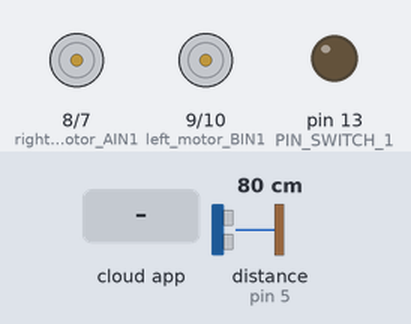
This sketch was run on a simulated Arduino Uno, built with avr-gcc and run on an emulated ATmega328P. Shown: motor-driver pin pairs drawn as motors (green arrow = first pin HIGH = forward, orange = second pin HIGH = backward, longer = more drive, scaled by the enable pin), output pins drawn as LEDs (lit = HIGH). Wiring (inferred from the names in the program): ultrasonic range finder: trigger pin 4; echo pin 5. The inputs (shaded band) are chosen by the test bench; at power-on: distance to the obstacle (sensor on pin 5) 80 cm. The echo pulse lasts 58.3 µs per cm; the RemoteXY app is connected; pins used as bus, display or sensor lines are not drawn; what the sketch prints to the serial monitor is not drawn.

Above: at 1.2 s.
1.3 s: the phone or cloud app sets joystick_1_x to -100
At 2.4 s:
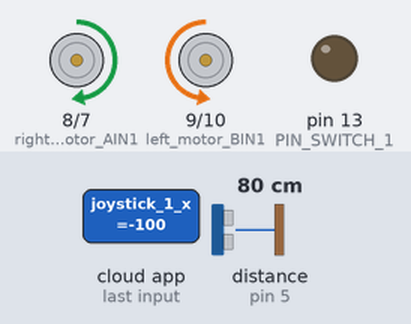
2.8 s: distance to the obstacle (sensor on pin 5) set to 13 cm
4.3 s: distance to the obstacle (sensor on pin 5) set to 10 cm
At 5.5 s:
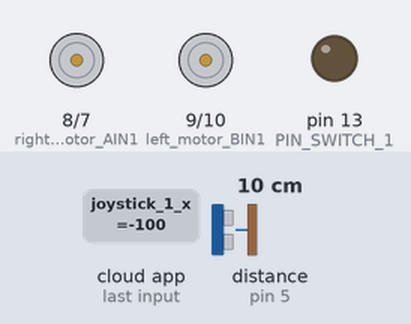
5.8 s: the phone or cloud app sets switch_1 to 1
At 6.6 s:
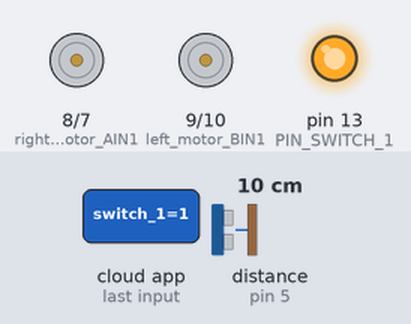
7.3 s: the phone or cloud app sets joystick_1_y to 100
8.8 s: distance to the obstacle (sensor on pin 5) set to 18 cm
Timing chart, 0 to 11.3 s (numbered marks = the images above; inputs shaded):
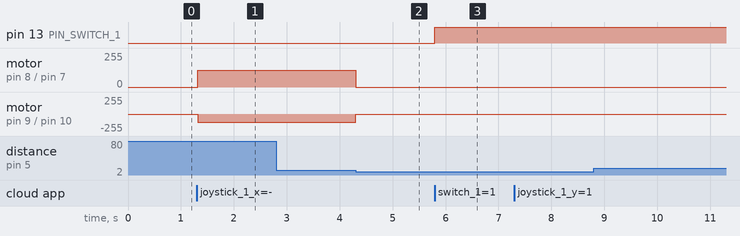

Measured:
- the behaviour switches between 12 and 11 cm on distance to the obstacle (sensor on pin 5) (found by bisection; images 1 and 2)
- after the input at 1.3 s, motor on pin 8 (right_motor_AIN1) / pin 7 (right_motor_AIN2): stopped → forward 127/255 at once; motor on pin 9 (left_motor_BIN1) / pin 10 (left_motor_BIN2): stopped → backward 127/255 at once
- after the input at 4.3 s, motor on pin 8 (right_motor_AIN1) / pin 7 (right_motor_AIN2): forward 127/255 → stopped at once; motor on pin 9 (left_motor_BIN1) / pin 10 (left_motor_BIN2): backward 127/255 → stopped at once
- after the input at 5.8 s, pin 13 (PIN_SWITCH_1): LOW → HIGH at once

The sketch:

arduino_code.ino
```cpp
// RemoteXY select connection mode and include library
#define REMOTEXY_MODE__SOFTSERIAL
#include <SoftwareSerial.h>

#include <RemoteXY.h>

// RemoteXY connection settings
#define REMOTEXY_SERIAL_RX 2
#define REMOTEXY_SERIAL_TX 3
#define REMOTEXY_SERIAL_SPEED 9600

// Define pins for ultrasonic sensor
#define TRIG_PIN 4
#define ECHO_PIN 5

// RemoteXY configurate
#pragma pack(push, 1)
uint8_t RemoteXY_CONF[] =   // 57 bytes
  { 255,3,0,0,0,50,0,16,21,0,2,1,16,29,22,11,12,28,31,31,
  79,78,0,79,70,70,0,5,16,56,21,30,30,12,20,31,130,1,13,6,
  75,8,20,129,0,37,7,29,7,12,84,72,65,82,82,89,0 };

// this structure defines all the variables of your control interface
struct {

    // input variables
  uint8_t switch_1; // =1 if switch ON and =0 if OFF
  int8_t joystick_1_x; // from -100 to 100
  int8_t joystick_1_y; // from -100 to 100

    // other variable
  uint8_t connect_flag;  // =1 if wire connected, else =0

} RemoteXY;
#pragma pack(pop)

#define PIN_SWITCH_1 13

//define right motor control pins
#define right_motor_AIN1 8
#define right_motor_AIN2 7
#define right_motor_speed 6 //PWM A

//define left motor control pins
#define left_motor_BIN1 9
#define left_motor_BIN2 10
#define left_motor_speed 11 //PWM B

//define two arrays with a list of pins for each motor
uint8_t RightMotor[3] = {right_motor_AIN1, right_motor_AIN2, right_motor_speed};
uint8_t LeftMotor[3] = {left_motor_BIN1, left_motor_BIN2, left_motor_speed};

// Define variables for ultrasonic sensor
long duration;
int distance;


//speed control of motors
int RightMotorSpeed;
int LeftMotorSpeed;

void Wheel (uint8_t * motor, int v) // v = motor speed, motor = pointer to an array of pins
{
  // Check distance using ultrasonic sensor
  digitalWrite(TRIG_PIN, LOW);
  delayMicroseconds(2);
  digitalWrite(TRIG_PIN, HIGH);
  delayMicroseconds(10);
  digitalWrite(TRIG_PIN, LOW);

  duration = pulseIn(ECHO_PIN, HIGH);
  distance = duration * 0.034 / 2;
  //Serial.println(distance);

  if (v > 50 && distance > 10) v=50;
  if (v < -50) v=-50;
  if (v > 0 && distance > 10){
    digitalWrite (motor [0], HIGH);
    digitalWrite (motor [1], LOW);
    analogWrite (motor [2], v * 2.55);
  }
  else if ( v<0 ){
    digitalWrite (motor [0], LOW);
    digitalWrite (motor [1], HIGH);
    analogWrite (motor [2], (-v) * 2.55);
  }
  else{
    digitalWrite (motor [0], LOW);
    digitalWrite (motor [1], LOW);
    analogWrite (motor [2], 0);
  }

  // Logica para enviar comandos por el puerto serie hacia la Raspberry Pi
  if (v > 0 && distance > 10) {
    Serial.println("w"); // Ambos motores hacia adelante
  }
  else if (v < 0 ) {
    Serial.println("x"); // Ambos motores hacia atrás
  }
  /*
  else if (v > 0) {
    Serial.println("d"); // Solo motor derecho hacia adelante
  }
  else if (v < 0) {
    Serial.println("a"); // Solo motor izquierdo hacia adelante
  }
  */
  else {
    Serial.println("s"); // Ambos motores detenidos
  }

  delay(0.1);
}

void setup()
{
  RemoteXY_Init ();
  Serial.begin(9600);

  pinMode (PIN_SWITCH_1, OUTPUT);

  //initialization pins
  pinMode (right_motor_AIN1, OUTPUT);
  pinMode (right_motor_AIN2, OUTPUT);
  pinMode (left_motor_BIN1, OUTPUT);
  pinMode (left_motor_BIN2, OUTPUT);
  pinMode (right_motor_speed, OUTPUT);
  pinMode (left_motor_speed, OUTPUT);

  // Setup pins for ultrasonic sensor
  pinMode(TRIG_PIN, OUTPUT);
  pinMode(ECHO_PIN, INPUT);
}

void loop()
{
  RemoteXY_Handler ();

  digitalWrite(PIN_SWITCH_1, (RemoteXY.switch_1 == 0) ? LOW : HIGH);
    // Manage the right motor
    RightMotorSpeed = (RemoteXY.joystick_1_y - RemoteXY.joystick_1_x)/2;
    Wheel(RightMotor,RightMotorSpeed );
    // Manage the left motor
    LeftMotorSpeed = (RemoteXY.joystick_1_y + RemoteXY.joystick_1_x)/2;
    Wheel(LeftMotor, LeftMotorSpeed );

}
```
